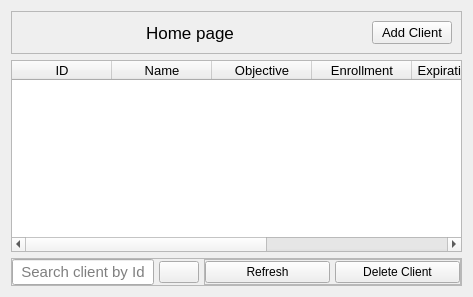
               <widget class="QWidget" name="page_6">
                <layout class="QVBoxLayout" name="verticalLayout_16">
                 <item>
                  <widget class="QFrame" name="frame_9">
                   <property name="frameShape">
                    <enum>QFrame::StyledPanel</enum>
                   </property>
                   <property name="frameShadow">
                    <enum>QFrame::Raised</enum>
                   </property>
                   <layout class="QHBoxLayout" name="horizontalLayout_10">
                    <item alignment="Qt::AlignRight">
                     <widget class="QLabel" name="label_10">
                      <property name="font">
                       <font>
                        <pointsize>13</pointsize>
                       </font>
                      </property>
                      <property name="styleSheet">
                       <string notr="true"/>
                      </property>
                      <property name="text">
                       <string>Home page</string>
                      </property>
                      <property name="alignment">
                       <set>Qt::AlignCenter</set>
                      </property>
                     </widget>
                    </item>
                    <item alignment="Qt::AlignRight">
                     <widget class="QPushButton" name="addClientBtn">
                      <property name="font">
                       <font>
                        <pointsize>10</pointsize>
                       </font>
                      </property>
                      <property name="cursor">
                       <cursorShape>PointingHandCursor</cursorShape>
                      </property>
                      <property name="text">
                       <string>Add Client</string>
                      </property>
                      <property name="icon">
                       <iconset>
                        <normaloff>../icons/plus-square.svg</normaloff>../icons/plus-square.svg</iconset>
                      </property>
                      <property name="iconSize">
                       <size>
                        <width>24</width>
                        <height>24</height>
                       </size>
                      </property>
                     </widget>
                    </item>
                   </layout>
                  </widget>
                 </item>
                 <item>
                  <widget class="QTableWidget" name="tableWidget">
                   <property name="sizePolicy">
                    <sizepolicy hsizetype="Expanding" vsizetype="Expanding">
                     <horstretch>0</horstretch>
                     <verstretch>0</verstretch>
                    </sizepolicy>
                   </property>
                   <property name="minimumSize">
                    <size>
                     <width>0</width>
                     <height>0</height>
                    </size>
                   </property>
                   <property name="maximumSize">
                    <size>
                     <width>16777215</width>
                     <height>16777215</height>
                    </size>
                   </property>
                   <property name="font">
                    <font>
                     <family>Segoe UI</family>
                     <pointsize>10</pointsize>
                     <bold>false</bold>
                    </font>
                   </property>
                   <property name="styleSheet">
                    <string notr="true"/>
                   </property>
                   <property name="horizontalScrollBarPolicy">
                    <enum>Qt::ScrollBarAsNeeded</enum>
                   </property>
                   <property name="textElideMode">
                    <enum>Qt::ElideRight</enum>
                   </property>
                   <property name="sortingEnabled">
                    <bool>true</bool>
                   </property>
                   <column>
                    <property name="text">
                     <string>ID</string>
                    </property>
                   </column>
                   <column>
                    <property name="text">
                     <string>Name</string>
                    </property>
                   </column>
                   <column>
                    <property name="text">
                     <string>Objective</string>
                    </property>
                   </column>
                   <column>
                    <property name="text">
                     <string>Enrollment</string>
                    </property>
                   </column>
                   <column>
                    <property name="text">
                     <string>Expiration Date</string>
                    </property>
                   </column>
                   <column>
                    <property name="text">
                     <string>Entry</string>
                    </property>
                   </column>
                   <column>
                    <property name="text">
                     <string>Photo</string>
                    </property>
                   </column>
                  </widget>
                 </item>
                 <item>
                  <widget class="QFrame" name="frame_11">
                   <property name="frameShape">
                    <enum>QFrame::StyledPanel</enum>
                   </property>
                   <property name="frameShadow">
                    <enum>QFrame::Raised</enum>
                   </property>
                   <layout class="QHBoxLayout" name="horizontalLayout_13">
                    <property name="spacing">
                     <number>5</number>
                    </property>
                    <property name="leftMargin">
                     <number>0</number>
                    </property>
                    <property name="topMargin">
                     <number>0</number>
                    </property>
                    <property name="rightMargin">
                     <number>0</number>
                    </property>
                    <property name="bottomMargin">
                     <number>0</number>
                    </property>
                    <item alignment="Qt::AlignVCenter">
                     <widget class="QLineEdit" name="searchClientTxt">
                      <property name="sizePolicy">
                       <sizepolicy hsizetype="Expanding" vsizetype="Fixed">
                        <horstretch>0</horstretch>
                        <verstretch>0</verstretch>
                       </sizepolicy>
                      </property>
                      <property name="maximumSize">
                       <size>
                        <width>400</width>
                        <height>16777215</height>
                       </size>
                      </property>
                      <property name="font">
                       <font>
                        <pointsize>11</pointsize>
                       </font>
                      </property>
                      <property name="alignment">
                       <set>Qt::AlignCenter</set>
                      </property>
                      <property name="placeholderText">
                       <string>Search client by Id</string>
                      </property>
                     </widget>
                    </item>
                    <item alignment="Qt::AlignLeft|Qt::AlignVCenter">
                     <widget class="QPushButton" name="searchClientBtn">
                      <property name="cursor">
                       <cursorShape>PointingHandCursor</cursorShape>
                      </property>
                      <property name="toolTip">
                       <string>Search client</string>
                      </property>
                      <property name="text">
                       <string/>
                      </property>
                      <property name="icon">
                       <iconset>
                        <normaloff>../icons/search.svg</normaloff>../icons/search.svg</iconset>
                      </property>
                      <property name="iconSize">
                       <size>
                        <width>24</width>
                        <height>24</height>
                       </size>
                      </property>
                     </widget>
                    </item>
                    <item>
                     <widget class="QFrame" name="frame_12">
                      <property name="frameShape">
                       <enum>QFrame::StyledPanel</enum>
                      </property>
                      <property name="frameShadow">
                       <enum>QFrame::Raised</enum>
                      </property>
                      <layout class="QHBoxLayout" name="horizontalLayout_14">
                       <property name="spacing">
                        <number>5</number>
                       </property>
                       <property name="leftMargin">
                        <number>0</number>
                       </property>
                       <property name="topMargin">
                        <number>0</number>
                       </property>
                       <property name="rightMargin">
                        <number>0</number>
                       </property>
                       <property name="bottomMargin">
                        <number>0</number>
                       </property>
                       <item>
                        <widget class="QPushButton" name="refreshBtn">
                         <property name="minimumSize">
                          <size>
                           <width>125</width>
                           <height>0</height>
                          </size>
                         </property>
                         <property name="cursor">
                          <cursorShape>PointingHandCursor</cursorShape>
                         </property>
                         <property name="toolTip">
                          <string>Refresh all the items</string>
                         </property>
                         <property name="text">
                          <string>Refresh</string>
                         </property>
                         <property name="icon">
                          <iconset>
                           <normaloff>../icons/refresh-cw.svg</normaloff>../icons/refresh-cw.svg</iconset>
                         </property>
                         <property name="iconSize">
                          <size>
                           <width>24</width>
                           <height>24</height>
                          </size>
                         </property>
                        </widget>
                       </item>
                       <item>
                        <widget class="QPushButton" name="deleteClientBtn">
                         <property name="minimumSize">
                          <size>
                           <width>125</width>
                           <height>0</height>
                          </size>
                         </property>
                         <property name="cursor">
                          <cursorShape>PointingHandCursor</cursorShape>
                         </property>
                         <property name="toolTip">
                          <string>Delete a client by pressing it</string>
                         </property>
                         <property name="text">
                          <string>Delete Client</string>
                         </property>
                         <property name="icon">
                          <iconset>
                           <normaloff>../icons/trash.svg</normaloff>../icons/trash.svg</iconset>
                         </property>
                         <property name="iconSize">
                          <size>
                           <width>24</width>
                           <height>24</height>
                          </size>
                         </property>
                        </widget>
                       </item>
                      </layout>
                     </widget>
                    </item>
                   </layout>
                  </widget>
                 </item>
                </layout>
               </widget>
